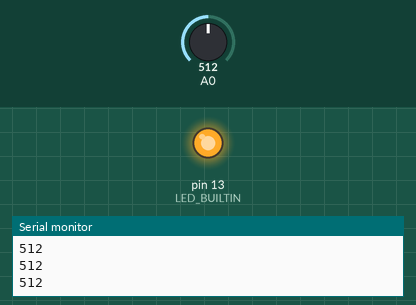
This sketch was run on a simulated Arduino Uno, built with avr-gcc and run on an emulated ATmega328P. On the bench: output pins drawn as LEDs (lit = HIGH), the last lines printed to the serial monitor. The inputs (shaded band) are chosen by the test bench; at power-on: A0 = 512.

Above: at 1.2 s.
1.3 s: A0 set to 743
2.8 s: A0 set to 757
At 3.3 s:
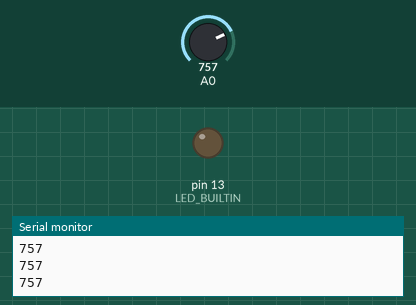
4.3 s: A0 set to 740
At 5.4 s:
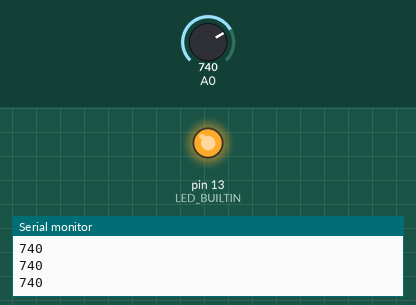
5.8 s: A0 set to 760
At 6.6 s:
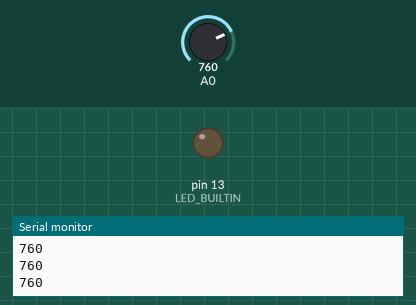
Timing chart, 0 to 8.3 s (numbered marks = the images above; inputs shaded):
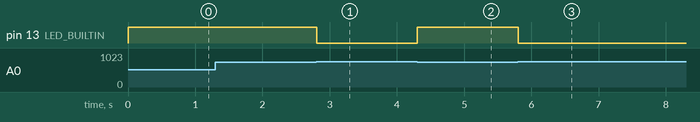

The sketch:

sketch_apr20ab.ino
```cpp
// C++ code
//
int Definir = 0;

int ler_pino = 0;

int Luminosidade = 0;

void setup()
{
  pinMode(A0, INPUT);
  Serial.begin(9600);
  pinMode(LED_BUILTIN, OUTPUT);
}

void loop()
{
  Luminosidade = analogRead(A0);
  Serial.println(Luminosidade);
  if (Luminosidade < 750) {
    digitalWrite(LED_BUILTIN, HIGH);
  } else {
    digitalWrite(LED_BUILTIN, LOW);
  }
  delay(10); // Delay a little bit to improve simulation performance
}
```

Measured:
- the behaviour switches between 749 and 750 on A0 (found by bisection; images 0 and 1)
- after the input at 2.8 s, pin 13 (LED_BUILTIN): HIGH → LOW at once
- after the input at 4.3 s, pin 13 (LED_BUILTIN): LOW → HIGH at once
- after the input at 5.8 s, pin 13 (LED_BUILTIN): HIGH → LOW at once
